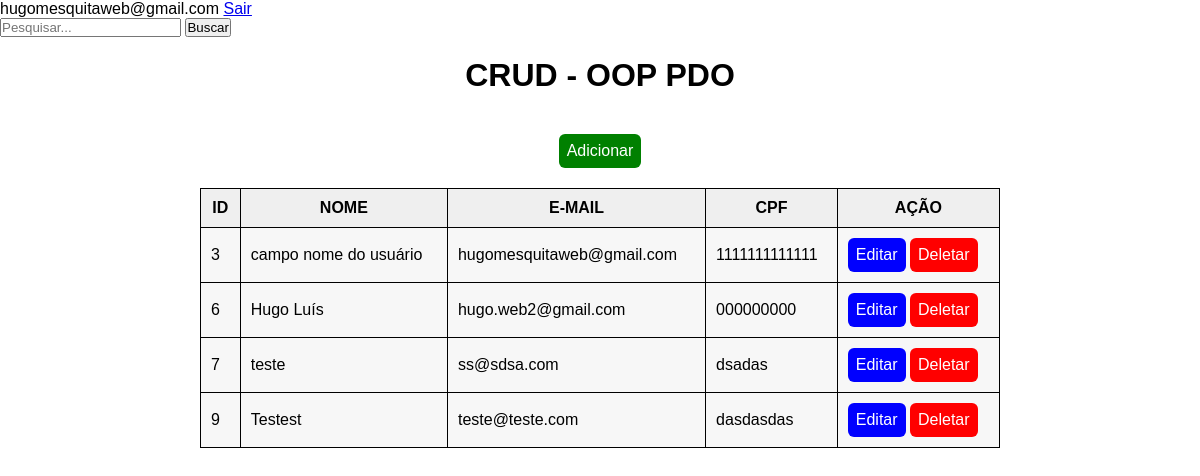
The page /index.php (signed in) on the database its author committed.
### tables this page shows
CREATE TABLE `usuarios` (
  `id` int(11) NOT NULL,
  `nome` varchar(100) NOT NULL,
  `email` varchar(50) NOT NULL,
  `senha` varchar(150) NOT NULL,
  `telefone` varchar(50) NOT NULL,
  `cpf` varchar(50) NOT NULL,
  `endereco` varchar(100) NOT NULL
);

### classe/conexao.class.php (called while the page is built, shortened)
<?php
class conexaoPDO{
    public $usuarioBD;
    public $senhaBD;
    public $pdo;
    public function __construct($dsn='mysql:dbname=crud; host=localhost',$usuarioBD='root',$senhaBD=''){
        $this->dsn          = $dsn;
        $this->usuarioBD    = $usuarioBD;
        $this->senhaBD      = $senhaBD;
    }
    public function conectar(){
        try{
            $this->pdo = new PDO($this->dsn, $this->usuarioBD, $this->senhaBD);
            $this->pdo->exec("SET CHARACTER SET utf8");
        }catch(PDOException $e){
            echo $e->getMessage();
        }
    }
    public function executarQuery($query){
        $this->query = $this->pdo->prepare($query);
        $this->query->execute();
        return $this->query;
    }
}
?>

### classe/lista.class.php (called while the page is built, shortened)
<?php
class lista extends conexaoPDO{
    public $tabela;
    public function setTabela($tabela){
        $this->tabela = $tabela;
    }
    public function listaDados(){
        $this->query = "SELECT * FROM $this->tabela";
        $result = parent::executarQuery($this->query);
        return $result->fetchAll();
    }
}
?>

### index.php (the view, shortened to what this page needs)
<?php
include_once("classe/conexao.class.php");
include_once("classe/lista.class.php");
$lista = new lista();
$lista->setTabela("usuarios");
?>
<!DOCTYPE html>
<html lang="pt-br">
<head>
	<link rel="stylesheet" href="css/estilo.css?v=<?= time(); ?>">
</head>
<body>
<a href="sair.php">Sair</a>
<form action="busca.php" method="POST" id="formSearch">
    <input type="text" name="busca" placeholder="Pesquisar...">
    <button>Buscar</button>
</form>
<h1>CRUD - OOP PDO</h1>
<div class="bloco-botao">
    <a href="adicionar.php" class="btn-add">Adicionar</a>
</div>
<table id="tabela">
    <thead>
        <tr>
            <th><strong>ID</strong></th>
            <th><strong>NOME</strong></th>
            <th><strong>E-MAIL</strong></th>
            <th><strong>CPF</strong></th>
            <th><strong>AÇÃO</strong></th>
        </tr>
    </thead>
    <tbody>
    <?php foreach($lista->listaDados() as $arr_usuario): ?>
        <tr>
            <td><?= $arr_usuario["id"]; ?></td>
            <td><?= $arr_usuario["nome"]; ?></td>
            <td><?= $arr_usuario["email"]; ?></td>
            <td><?= $arr_usuario["cpf"]; ?></td>
            <td>
                <a href="editar.php?id=<?= $arr_usuario['id']; ?>" class="btn-edit">Editar</a>
                <a href="deletar.php?id=<?= $arr_usuario['id']; ?>" class="btn-del">Deletar</a>
            </td>
        </tr>
    <?php endforeach; ?>
    </tbody>
</table>
</body>
</html>

### css/estilo.css (style rules this page uses)
*, *::before, *::after { padding: 0; margin: 0; }
html, body { font-size: 100%; font-family: Arial, sans-serif; }
h1, h2 { text-align: center; margin: 20px 0; }
table#tabela { width: 800px; margin: auto; background-color: #000; border-collapse: separate; border-spacing: 1px; }
table#tabela thead tr th { background-color: #efefef; text-align: center; padding: 10px; }
table#tabela tbody tr td { padding: 10px; background-color: #f7f7f7; }
.bloco-botao { width: 800px; margin: auto; text-align: center; padding: 20px; }
.btn-edit, .btn-del, .btn-add, .btn-back, .btn-go { display: inline-block; text-decoration: none; color: #FFF; padding: 8px; border-radius: 6px; }
.btn-edit { background-color: blue; }
.btn-del { background-color: red; }
.btn-add { background-color: green; }

### rows shown on the page
usuarios: id "3", nome "campo nome do usuário", email "hugomesquitaweb@gmail.com", cpf "1111111111111"
usuarios: id "6", nome "Hugo Luís", email "hugo.web2@gmail.com", cpf "000000000"
usuarios: id "7", nome "teste", email "ss@sdsa.com", cpf "dsadas"
usuarios: id "9", nome "Testest", email "teste@teste.com", cpf "dasdasdas"
